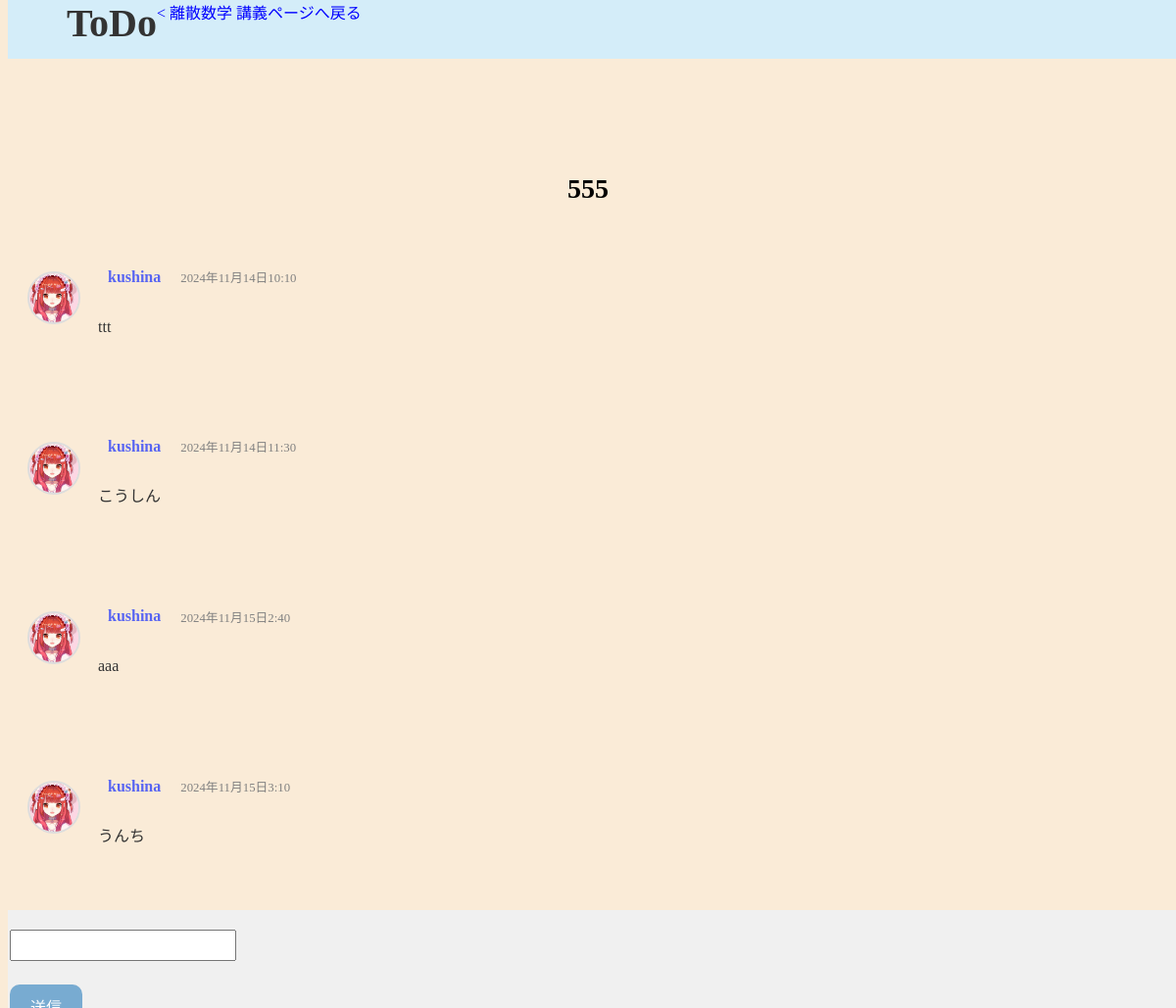
Page /thread/3/ on the committed database.
### thread/models.py (models this page shows, shortened)
class Post(models.Model):
    post_id = models.AutoField(primary_key=True)
    course = models.ForeignKey(Course, on_delete=models.CASCADE)
    title = models.CharField(max_length=100)
    content = models.TextField()
    created_at = models.DateTimeField(auto_now_add=True)
    user = models.ForeignKey(CustomUser, on_delete=models.CASCADE)

class Comment(models.Model):
    comment_id = models.AutoField(primary_key=True)
    content = models.TextField()
    created_at = models.DateTimeField(auto_now_add=True)
    post = models.ForeignKey(Post, on_delete=models.CASCADE)
    user = models.ForeignKey(CustomUser, on_delete=models.CASCADE)

### lecture/models.py (models this page shows, shortened)
class Course(models.Model):
    term = models.CharField(max_length=10)
    code = models.CharField(max_length=10, primary_key=True)
    name = models.CharField(max_length=100)
    teacher = models.CharField(max_length=100)
    lecture_schedule = models.CharField(max_length=100)

### accounts/models.py (models this page shows, shortened)
class CustomUser(AbstractUser):
    icon = models.ImageField(upload_to='icon/', default='icon/default_icon.png')
    courses = models.ManyToManyField(Course, related_name='students', blank=True)
    first_name = None
    last_name = None

### thread/views.py (the view)
# urls.py: path('<int:pk>/', ThreadView.as_view(), name='thread'),
class ThreadView(DetailView):
    template_name = "thread/thread.html"
    model = Post
    context_object_name = 'post'
    def get_context_data(self, **kwargs):
        ctx = super().get_context_data(**kwargs)
        ctx['comments'] = Comment.objects.filter(post=self.object)
        ctx['comments'] = ctx['comments'].order_by('created_at')
        ctx['form'] = CommentForm()
        return ctx
    def post(self, request, *args, **kwargs):
        self.object = self.get_object()
        form = CommentForm(request.POST)
        ctx = self.get_context_data()
        if form.is_valid():
            content = form.cleaned_data['content']
            Comment.objects.create(
                post=self.object,
                user=request.user,
                content=content
            )
            return redirect('thread:thread', pk=self.object.pk)
        return self.render_to_response(self.get_context_data(form=form))

### thread/form.py
class CommentForm(forms.Form):
    content = forms.CharField(max_length=100, label='')

### templates/thread/thread.html (shortened to what this page needs)
{% extends "base.html" %}
{% load static %}
{% block css %}
<link rel="stylesheet" href="{% static 'css/thread.css' %}">
{% endblock css %}
{% block header %}
<a href="{% url 'lecture:lecture' post.course.pk %}"> &lt; {{ post.course.name }} 講義ページへ戻る</a>
{% endblock header %}
{% block content %}
<h1>{{ post.title }}</h1>
<ul class="thread">
    <img src="{{post.user.icon.url}}" alt="{{post.user.icon}}" class="user-icon">
    <div class="text-content">
        <div class="user-info">
            <p class="username">{{ post.user.username }}</p>
            <p class="post-date">{{ post.created_at }}</p>
        </div>
        <p class="post-content">{{ post.content }}</p>
    </div>
</ul>
{% for comment in comments %}
<ul class="thread">
    <img src="{{comment.user.icon.url}}" alt="{{comment.user.icon}}" class="user-icon">
    <div class="text-content">
        <div class="user-info">
            <p class="username">{{ comment.user.username }}</p>
            <p class="post-date">{{ comment.created_at }}</p>
        </div>
        <p class="post-content">{{ comment.content }}</p>
    </div>
</ul>
{% endfor %}
{% endblock content %}
{% block footer %}
<footer>
    <form method="post" action="">
        {{ form.as_p }}
        <button type="submit">送信</button>
    </form>
</footer>
{% endblock footer %}

### static/css/stylesfp.css (style rules this page uses)
a { text-decoration: none; color: blue; }
footer { background-color: #f0f0f0; position: fixed; bottom: 0; width: 100%; height: 100px; }
.user-icon { height: 50px; width: 50px; border-radius: 50%; object-fit: cover; border: 2px solid #ddd; }
body { background-color: antiquewhite; font-family: "メイリオ"; }
h1 { font-size: 28px; text-align: center; padding-top: 50px; }
input[type=text], input[type=datetime-local], input[type=password] { padding-top: 5px; padding-bottom: 5px; padding-right: 10px; padding-left: 10px; text-decoration: none; display: inline-block; font-size: 16px; margin: 4px 2px; }
div { text-align: center; padding: 10px; }
button[type=submit] { background-color: #78abd1; border: none; color: white; padding: 10px 21px; text-align: center; text-decoration: none; display: inline-block; font-size: 16px; margin: 4px 2px; cursor: pointer; border-radius: 10px; }

### static/css/thread.css (style rules this page uses)
.thread { display: flex; align-items: center; margin-bottom: 20px; padding: 10px; list-style: none; }
.user-icon { width: 50px; height: 50px; border-radius: 50%; margin-right: 8px; }
.text-content { display: flex; flex-direction: column; align-items: flex-start; max-width: 600px; }
.user-info { display: flex; align-items: center; justify-content: space-between; width: 100%; }
.username { font-weight: bold; color: #5865f2; font-size: 1em; margin-left: 0; }
.post-date { color: gray; font-size: 0.8em; }
.post-content { margin-top: 5px; line-height: 1.4; color: #333; white-space: pre-wrap; word-wrap: break-word; }

### rows in the picture
Post: course.name "離散数学", title "555", user.icon (picture), user.username "kushina", created_at "2024年11月14日10:10", content "ttt"
Comment: user.icon (picture), user.username "kushina", created_at "2024年11月14日11:30", content "こうしん"
Comment: user.icon (picture), user.username "kushina", created_at "2024年11月15日2:40", content "aaa"
Comment: user.icon (picture), user.username "kushina", created_at "2024年11月15日3:10", content "うんち"
